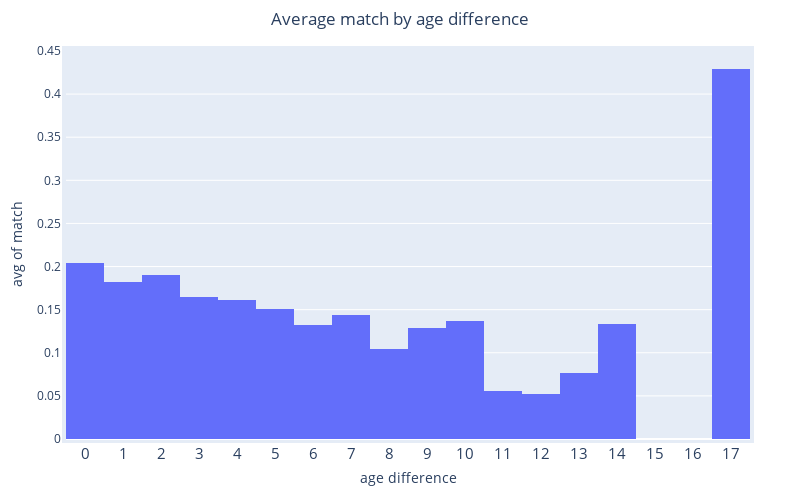

Source (notebook cell):
### Markdown cell above
We can clearly see here that the age difference is very close between participants with the majority having a difference from 0 to 6 years. Let's see how it impact the matchs.

### Code cell
# Display match average by age difference
fig5 = px.histogram(dataset, x="age_difference",
                   y="match",
                   title = 'Average match by age difference',
                   histfunc= 'avg'
                   )
fig5.update_traces(textposition = 'outside', textfont_size = 15)                  
fig5.update_layout(autosize = True,
                  title_x = 0.5,
                  width=800,
                  height=500,
                  margin=dict(l=50,r=50,b=50,t=50,pad=4),
                  xaxis_title = 'age difference',
                  )
fig5.update_xaxes(tickfont_size=15, tickmode='linear')                  
fig5.show()

### Figure 1 — Plotly figure (JSON) as saved in the notebook; plotly's stock layout.template omitted (floating-point values rounded to 4 significant figures; data arrays with more than 128 entries replaced by an {"elided": "..."} marker saying what was removed)
{"data": [{"alignmentgroup": "True", "bingroup": "x", "histfunc": "avg", "hovertemplate": "age_difference=%{x}<br>avg of match=%{y}<extra></extra>", "legendgroup": "", "marker": {"color": "#636efa", "pattern": {"shape": ""}}, "name": "", "offsetgroup": "", "orientation": "v", "showlegend": false, "textfont": {"size": 15}, "textposition": "outside", "type": "histogram", "x": {"elided": "8378 int values"}, "xaxis": "x", "y": {"elided": "8378 int values"}, "yaxis": "y"}], "layout": {"autosize": true, "barmode": "relative", "height": 500, "legend": {"tracegroupgap": 0}, "margin": {"b": 50, "l": 50, "pad": 4, "r": 50, "t": 50}, "title": {"text": "Average match by age difference", "x": 0.5}, "width": 800, "xaxis": {"anchor": "y", "domain": [0, 1], "tickfont": {"size": 15}, "tickmode": "linear", "title": {"text": "age difference"}}, "yaxis": {"anchor": "x", "domain": [0, 1], "title": {"text": "avg of match"}}}}
